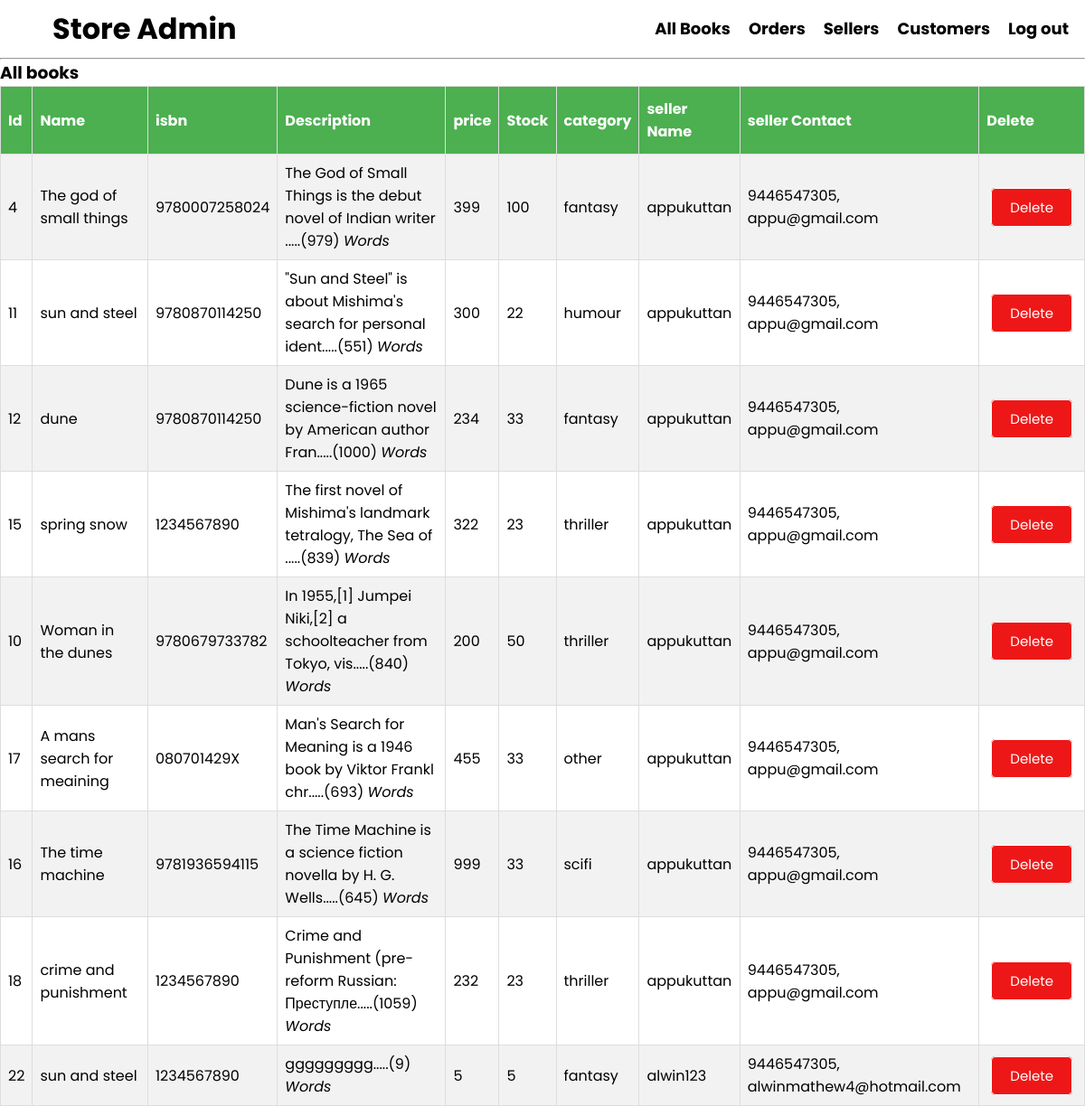
Page /admin/allbooks.php (signed in) on the earlier database version.
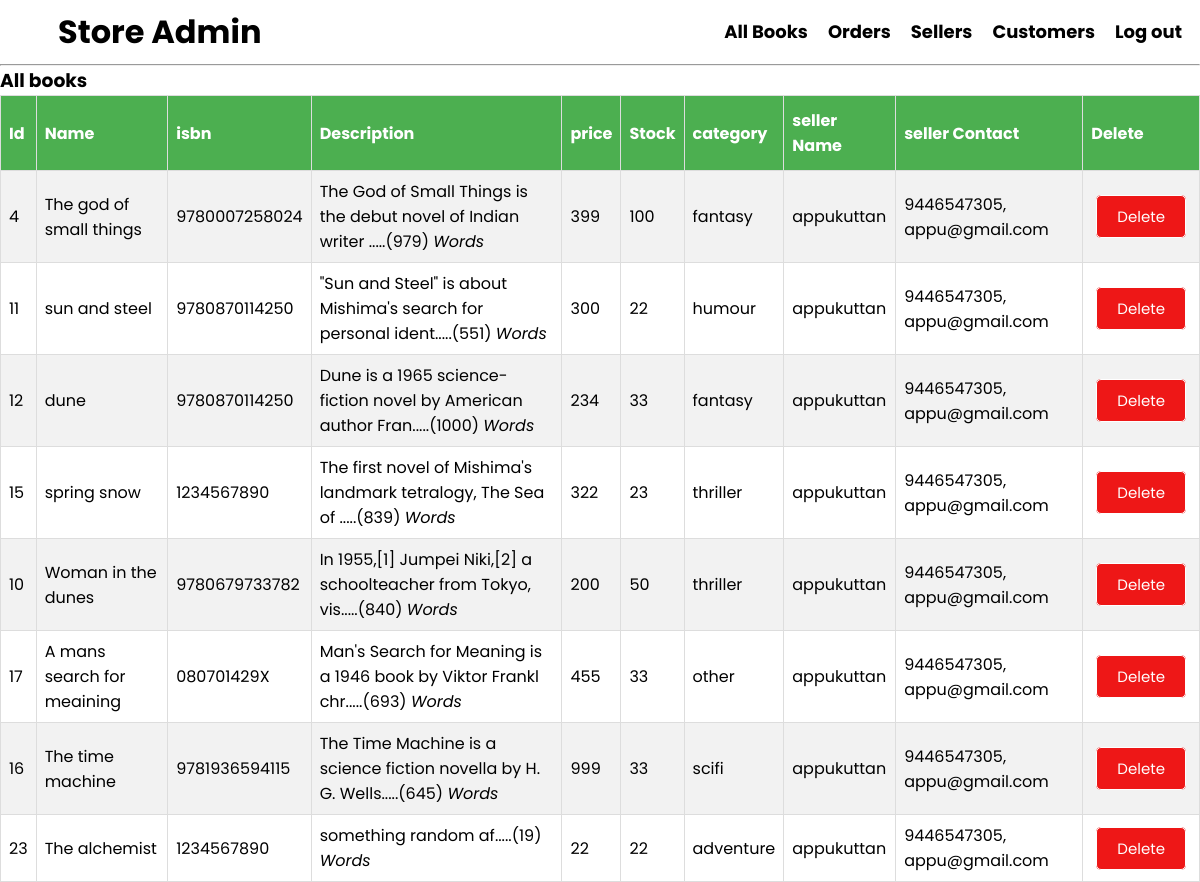
Same page on the later database version.
### tables this page shows
CREATE TABLE IF NOT EXISTS `books` (
  `bid` int NOT NULL AUTO_INCREMENT,
  `book_name` varchar(120) NOT NULL,
  `book_isbn` varchar(120) NOT NULL,
  `book_img` varchar(120) NOT NULL,
  `book_desc` varchar(1000) NOT NULL,
  `book_stock` int DEFAULT NULL,
  `book_price` int DEFAULT NULL,
  `seller_id` int DEFAULT NULL,
  `category` varchar(120) DEFAULT NULL,
  `book_year` int NOT NULL,
  `book_author` varchar(20) DEFAULT NULL,
  PRIMARY KEY (`bid`),
  KEY `seller_id` (`seller_id`)
);

CREATE TABLE IF NOT EXISTS `users` (
  `usersId` int NOT NULL AUTO_INCREMENT,
  `username` varchar(128) NOT NULL,
  `fname` varchar(128) NOT NULL,
  `lname` varchar(128) NOT NULL,
  `email` varchar(128) NOT NULL,
  `phoneno` varchar(128) NOT NULL,
  `userpass` varchar(200) NOT NULL,
  `auth` int DEFAULT '2',
  PRIMARY KEY (`usersId`),
  UNIQUE KEY `userpass` (`userpass`)
);

### backend/function.inc.php (called while the page is built, shortened)
<?php
function getBooks($conn,$sql){
  $stmt = mysqli_stmt_init($conn);
  if (!mysqli_stmt_prepare($stmt,$sql)){
   echo("statement failed");
    exit();
  }
  mysqli_stmt_execute($stmt);
  $resultData = mysqli_stmt_get_result($stmt);
  if(mysqli_num_rows($resultData)>0){
    $result = $resultData;
    return $result;
  }
  else{
    $result = false;
    return $result;
  }
}

### admin/allbooks.php (the view, shortened to what this page needs)
<?php
require "../templates/adminnav.php";
require "../backend/dbh.inc.php";
require "../backend/function.inc.php";
?>
  <?php
      $sql="SELECT books.bid,books.book_name,books.book_isbn,books.book_desc,books.book_price,books.category,books.book_img,books.book_stock,
      users.username,users.phoneno,users.email
      from books
      INNER JOIN users
      ON books.seller_id = users.usersId;";
      $products=getBooks($conn,$sql);
      if($products!==false){
        echo('
        <h3>All  books</h3>
        <table id="customers">
        <tr>
          <th>Id</th>
          <th>Name</th>
          <th>isbn</th>
          <th>Description</th>
          <th>price</th>
          <th>Stock</th>
          <th>category</th>
          <th>seller Name</th>
          <th>seller Contact</th>
          <th>Delete</th>
        </tr>
        ');
        while($row = mysqli_fetch_assoc($products)){
          echo('
          <tr>
          <td>'.$row['bid'].'</td>
          <td>'.$row['book_name'].'</td>
          <td>'.$row['book_isbn'].'</td>
          <td>'.substr($row['book_desc'],0,60).'.....'.'('.strlen($row['book_desc']).') <i>Words</i></td>
          <td>'.$row['book_price'].'</td>
          <td>'.$row['book_stock'].'</td>
          <td>'.$row['category'].'</td>
          <td>'.$row['username'].'</td>
          <td>'.$row['phoneno'].', '.$row['email'].'</td>
          <td ><a class = "button btn_red" href="./functions.php?deletebookid='.$row['bid'].'&img='.$row['book_img'].'">Delete</a></td>
        </tr>
        ');
        }
      }
      else{
          echo('
         <h4>You have no books :( </h4>
         ');
      }
       ?>
</table>

Differences in the rows shown:
removed books: bid "18", book_name "crime and punishment", book_isbn "1234567890", book_desc "Crime and Punishment (pre-reform Russian: Преступле", book_desc "1059", book_price "232", book_stock "23", category "thriller", users.username "appukuttan", users.phoneno "9446547305", users.email "appu@gmail.com"
removed books: bid "22", book_name "sun and steel", book_isbn "1234567890", book_desc "ggggggggg", book_desc "9", book_price "5", book_stock "5", category "fantasy", users.username "alwin123", users.phoneno "9446547305", users.email "alwinmathew4@hotmail.com"
added books: bid "23", book_name "The alchemist", book_isbn "1234567890", book_desc "something random af", book_desc "19", book_price "22", book_stock "22", category "adventure", users.username "appukuttan", users.phoneno "9446547305", users.email "appu@gmail.com"
